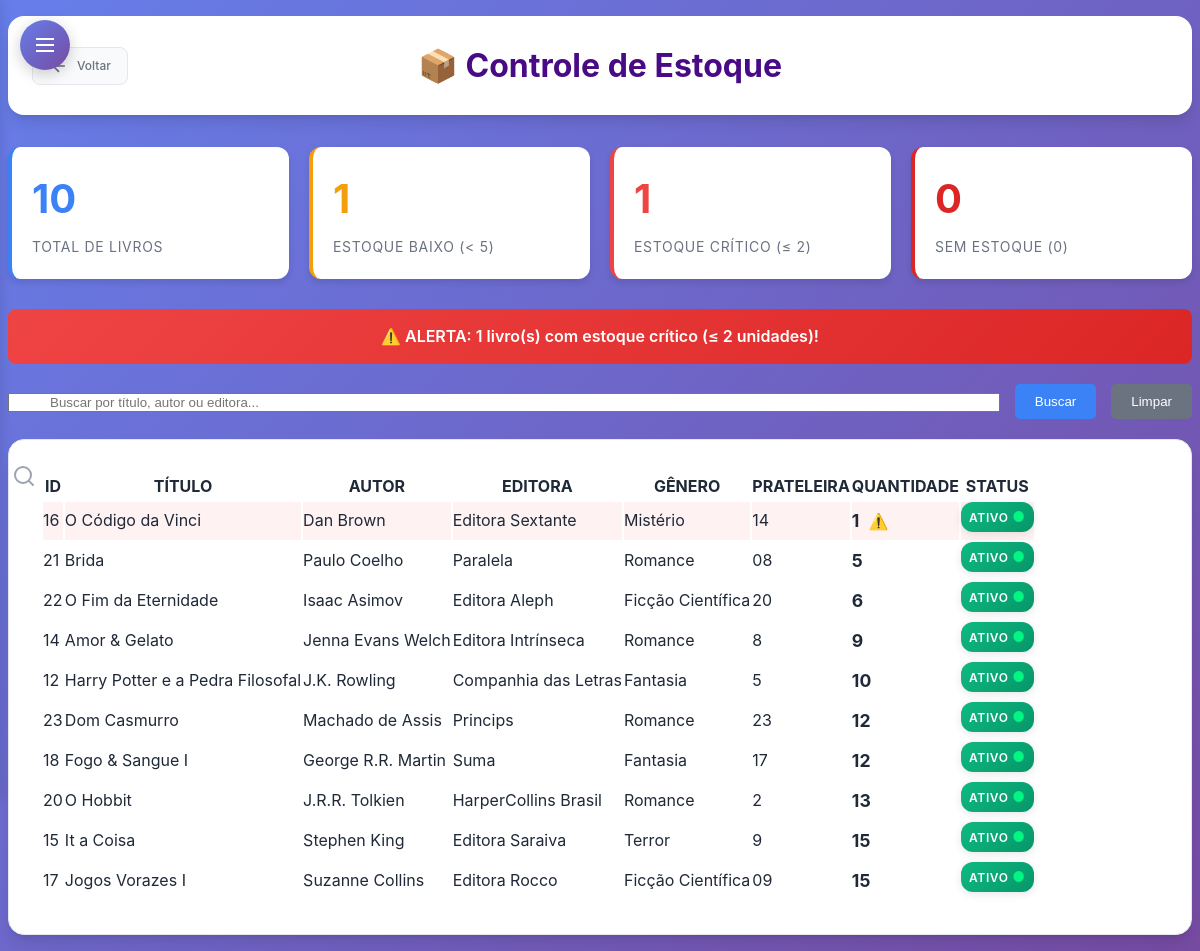
Page /subtelas/consultar_estoque.php (signed in) on the earlier database version.
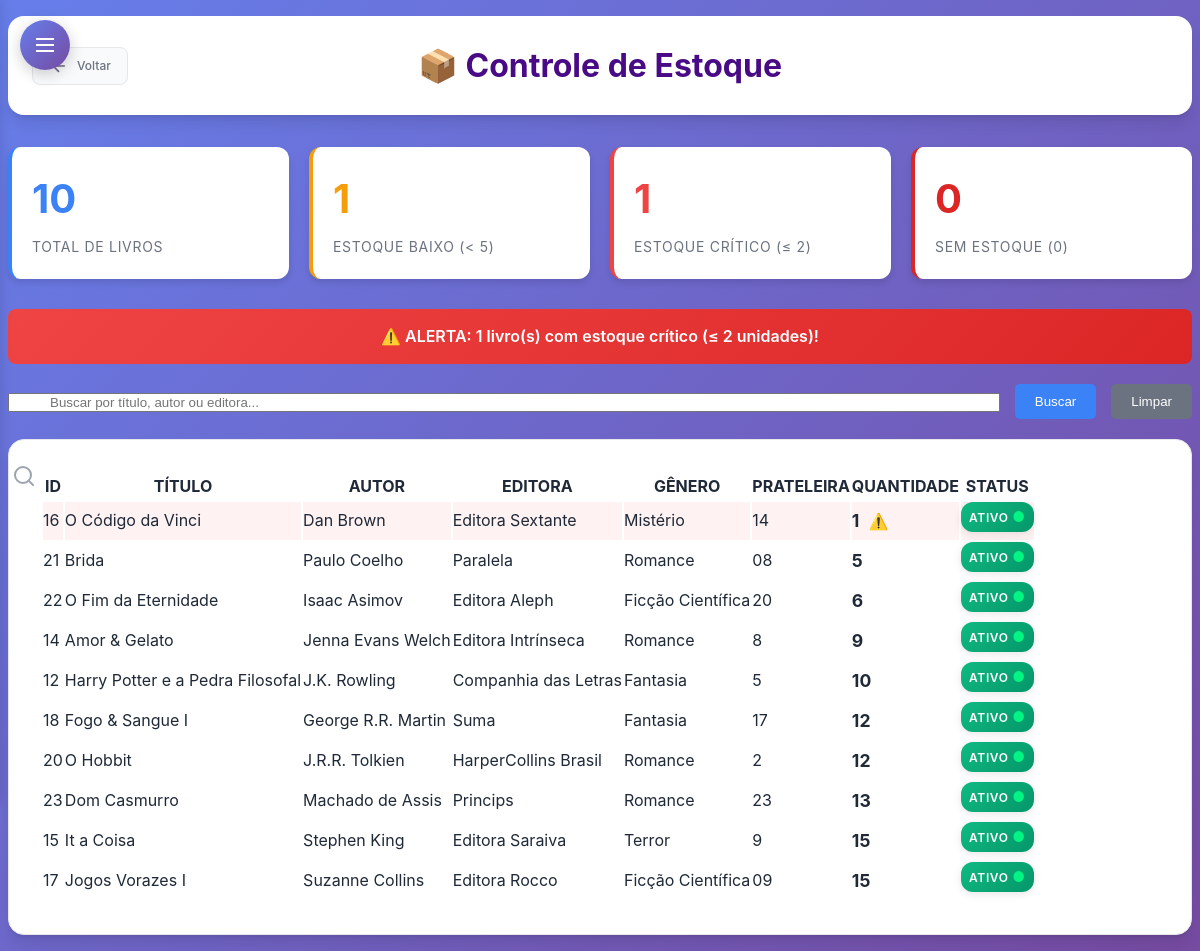
Same page on the later database version.
### tables this page shows
CREATE TABLE `livro` (
  `Cod_Livro` int(11) NOT NULL,
  `Cod_Autor` int(11) DEFAULT NULL,
  `Cod_Editora` int(11) DEFAULT NULL,
  `Cod_Doador` int(11) DEFAULT NULL,
  `Cod_Genero` int(11) DEFAULT NULL,
  `Titulo` varchar(50) NOT NULL,
  `Data_Lancamento` varchar(12) DEFAULT NULL,
  `Data_Registro` varchar(12) DEFAULT NULL,
  `Quantidade` int(11) NOT NULL,
  `Num_Prateleira` char(2) DEFAULT NULL,
  `Foto` longblob NOT NULL,
  `status` enum('ativo','inativo') DEFAULT 'ativo'
);

CREATE TABLE `autor` (
  `Cod_Autor` int(11) NOT NULL,
  `Nome_Autor` varchar(255) DEFAULT NULL,
  `Telefone` varchar(255) DEFAULT NULL,
  `Email` varchar(255) NOT NULL,
  `status` enum('ativo','inativo') DEFAULT 'ativo'
);

CREATE TABLE `editora` (
  `Cod_Editora` int(11) NOT NULL,
  `Nome_Editora` varchar(255) DEFAULT NULL,
  `Telefone` varchar(255) DEFAULT NULL,
  `Email` varchar(255) NOT NULL,
  `status` enum('ativo','inativo') DEFAULT 'ativo'
);

CREATE TABLE `genero` (
  `Cod_Genero` int(11) NOT NULL,
  `Nome_Genero` varchar(255) DEFAULT NULL
);

### subtelas/consultar_estoque.php (the view, shortened to what the changed rows need)
<?php
require_once '../conexao.php';
$sql = "SELECT
          l.Cod_Livro,
          l.Titulo,
          l.Quantidade,
          l.Num_Prateleira,
          l.status,
          a.Nome_Autor,
          e.Nome_Editora,
          g.Nome_Genero
        FROM livro l
        LEFT JOIN autor a ON l.Cod_Autor = a.Cod_Autor
        LEFT JOIN editora e ON l.Cod_Editora = e.Cod_Editora
        LEFT JOIN genero g ON l.Cod_Genero = g.Cod_Genero
        ORDER BY l.Quantidade ASC, l.Titulo ASC";
try {
    $stmt = $pdo->prepare($sql);
    $stmt->execute();
    $livros = $stmt->fetchAll(PDO::FETCH_ASSOC);
} catch (PDOException $e) {
    $erro = "Erro na consulta: " . $e->getMessage();
    $livros = [];
}
?>
<!DOCTYPE html>
<html lang="pt-br">
<head>
    <link rel="stylesheet" type="text/css" href="subtelas_css/consultas.css">
    <link rel="stylesheet" type="text/css" href="subtelas_css/sidebar-dropdown.css">
</head>
<body>
    <div class="page-wrapper">
        <header class="header">
            <h1>📦 Controle de Estoque</h1>
        </header>
        <nav>
            <table id="estoque-table">
                <thead>
                    <tr>
                        <th>ID</th>
                        <th>TÍTULO</th>
                        <th>AUTOR</th>
                        <th>EDITORA</th>
                        <th>GÊNERO</th>
                        <th>PRATELEIRA</th>
                        <th>QUANTIDADE</th>
                        <th>STATUS</th>
                    </tr>
                </thead>
                <tbody>
                    <?php if (!empty($livros) && is_array($livros)): ?>
                        <?php foreach ($livros as $livro): ?>
                            <?php
                            $classe_linha = '';
                            if ($livro['status'] == 'ativo') {
                                if ($livro['Quantidade'] == 0) {
                                    $classe_linha = 'estoque-zero';
                                } elseif ($livro['Quantidade'] <= 2) {
                                    $classe_linha = 'estoque-critico';
                                } elseif ($livro['Quantidade'] < 5) {
                                    $classe_linha = 'estoque-baixo';
                                }
                            }
                            ?>
                            <tr class="<?= $classe_linha ?>">
                                <td><?= htmlspecialchars($livro['Cod_Livro']) ?></td>
                                <td><?= htmlspecialchars($livro['Titulo']) ?></td>
                                <td><?= htmlspecialchars($livro['Nome_Autor'] ?? 'N/A') ?></td>
                                <td><?= htmlspecialchars($livro['Nome_Editora'] ?? 'N/A') ?></td>
                                <td><?= htmlspecialchars($livro['Nome_Genero'] ?? 'N/A') ?></td>
                                <td><?= htmlspecialchars($livro['Num_Prateleira'] ?? 'N/A') ?></td>
                                <td>
                                    <strong style="font-size: 1.1em;">
                                        <?= $livro['Quantidade'] ?>
                                    </strong>
                                    <?php if ($livro['Quantidade'] < 5 && $livro['status'] == 'ativo'): ?>
                                        <span style="color: #f59e0b; margin-left: 5px;">⚠️</span>
                                    <?php endif; ?>
                                </td>
                                <td>
                                    <span class="status-badge status-<?= $livro['status'] ?>">
                                        <?= ucfirst($livro['status']) ?>
                                    </span>
                                </td>
                            </tr>
                        <?php endforeach; ?>
                    <?php else: ?>
                        <tr><td colspan="8">Nenhum livro encontrado</td></tr>
                    <?php endif; ?>
                </tbody>
            </table>
        </nav>
    </div>
</body>
</html>

Differences in the rows shown:
changed livro "O Hobbit": Quantidade "13" → "12"
changed livro "Dom Casmurro": Quantidade "12" → "13"; moves down the list
